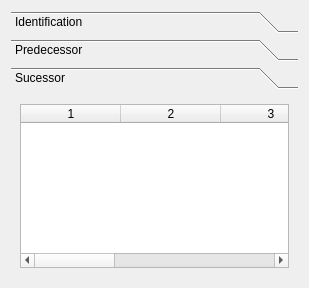
<?xml version="1.0" encoding="UTF-8"?>
<ui version="4.0">
 <class>tsk_config</class>
 <widget class="QDialog" name="tsk_config">
  <property name="geometry">
   <rect>
    <x>0</x>
    <y>0</y>
    <width>309</width>
    <height>288</height>
   </rect>
  </property>
  <property name="windowTitle">
   <string/>
  </property>
  <layout class="QVBoxLayout" name="verticalLayout">
   <item>
    <widget class="QToolBox" name="toolBox">
     <property name="currentIndex">
      <number>2</number>
     </property>
     <widget class="QWidget" name="pg_identif">
      <property name="geometry">
       <rect>
        <x>0</x>
        <y>0</y>
        <width>101</width>
        <height>171</height>
       </rect>
      </property>
      <attribute name="label">
       <string>Identification</string>
      </attribute>
      <layout class="QVBoxLayout" name="verticalLayout_2">
       <item>
        <widget class="QLabel" name="lbl_identification">
         <property name="text">
          <string>Identification:</string>
         </property>
        </widget>
       </item>
       <item>
        <widget class="QLineEdit" name="lin_identification"/>
       </item>
       <item>
        <widget class="QLabel" name="lbl_description">
         <property name="text">
          <string>Description:</string>
         </property>
        </widget>
       </item>
       <item>
        <widget class="QPlainTextEdit" name="txt_description"/>
       </item>
      </layout>
     </widget>
     <widget class="QWidget" name="pg_predec">
      <property name="geometry">
       <rect>
        <x>0</x>
        <y>0</y>
        <width>287</width>
        <height>129</height>
       </rect>
      </property>
      <attribute name="label">
       <string>Predecessor</string>
      </attribute>
      <layout class="QVBoxLayout" name="verticalLayout_4">
       <item>
        <widget class="QTableWidget" name="tab_predec">
         <property name="columnCount">
          <number>6</number>
         </property>
         <column/>
         <column/>
         <column/>
         <column/>
         <column/>
         <column/>
        </widget>
       </item>
       <item>
        <layout class="QGridLayout" name="gridLayout">
         <item row="1" column="2">
          <widget class="QPushButton" name="btn_del">
           <property name="text">
            <string>Remove</string>
           </property>
          </widget>
         </item>
         <item row="1" column="1">
          <widget class="QPushButton" name="btn_edit">
           <property name="text">
            <string>Edit</string>
           </property>
          </widget>
         </item>
         <item row="1" column="0">
          <widget class="QPushButton" name="btn_add">
           <property name="text">
            <string>Add</string>
           </property>
          </widget>
         </item>
        </layout>
       </item>
      </layout>
     </widget>
     <widget class="QWidget" name="pg_suces">
      <property name="geometry">
       <rect>
        <x>0</x>
        <y>0</y>
        <width>291</width>
        <height>180</height>
       </rect>
      </property>
      <attribute name="label">
       <string>Sucessor</string>
      </attribute>
      <layout class="QVBoxLayout" name="verticalLayout_3">
       <item>
        <widget class="QTableWidget" name="tab_sucess">
         <property name="columnCount">
          <number>6</number>
         </property>
         <column/>
         <column/>
         <column/>
         <column/>
         <column/>
         <column/>
        </widget>
       </item>
      </layout>
     </widget>
    </widget>
   </item>
  </layout>
 </widget>
 <resources/>
 <connections/>
</ui>
